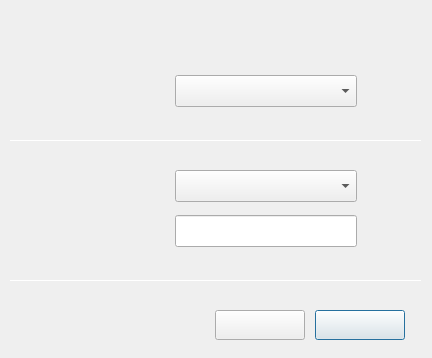
<?xml version="1.0" encoding="UTF-8"?>
<ui version="4.0">
 <class>DlgHideWifi</class>
 <widget class="QDialog" name="DlgHideWifi">
  <property name="geometry">
   <rect>
    <x>0</x>
    <y>0</y>
    <width>432</width>
    <height>358</height>
   </rect>
  </property>
  <property name="windowTitle">
   <string>Connect to Hidden Wi-Fi Network</string>
  </property>
  <widget class="QLabel" name="lbConn">
   <property name="geometry">
    <rect>
     <x>76</x>
     <y>80</y>
     <width>90</width>
     <height>20</height>
    </rect>
   </property>
   <property name="font">
    <font>
     <pointsize>10</pointsize>
    </font>
   </property>
   <property name="layoutDirection">
    <enum>Qt::LeftToRight</enum>
   </property>
   <property name="text">
    <string/>
   </property>
  </widget>
  <widget class="QComboBox" name="cbxConn">
   <property name="geometry">
    <rect>
     <x>175</x>
     <y>75</y>
     <width>182</width>
     <height>32</height>
    </rect>
   </property>
   <property name="font">
    <font>
     <pointsize>10</pointsize>
    </font>
   </property>
   <property name="styleSheet">
    <string notr="true"/>
   </property>
  </widget>
  <widget class="QLabel" name="lbNetName">
   <property name="geometry">
    <rect>
     <x>76</x>
     <y>221</y>
     <width>90</width>
     <height>20</height>
    </rect>
   </property>
   <property name="font">
    <font>
     <pointsize>10</pointsize>
    </font>
   </property>
   <property name="text">
    <string/>
   </property>
  </widget>
  <widget class="QComboBox" name="cbxSecurity">
   <property name="geometry">
    <rect>
     <x>175</x>
     <y>170</y>
     <width>182</width>
     <height>32</height>
    </rect>
   </property>
   <property name="font">
    <font>
     <pointsize>10</pointsize>
    </font>
   </property>
   <property name="styleSheet">
    <string notr="true"/>
   </property>
  </widget>
  <widget class="QLabel" name="lbSecurity">
   <property name="geometry">
    <rect>
     <x>76</x>
     <y>176</y>
     <width>90</width>
     <height>20</height>
    </rect>
   </property>
   <property name="font">
    <font>
     <pointsize>10</pointsize>
    </font>
   </property>
   <property name="text">
    <string/>
   </property>
  </widget>
  <widget class="QLineEdit" name="leNetName">
   <property name="geometry">
    <rect>
     <x>175</x>
     <y>215</y>
     <width>182</width>
     <height>32</height>
    </rect>
   </property>
   <property name="font">
    <font>
     <pointsize>10</pointsize>
    </font>
   </property>
  </widget>
  <widget class="QPushButton" name="btnConnect">
   <property name="geometry">
    <rect>
     <x>315</x>
     <y>310</y>
     <width>90</width>
     <height>30</height>
    </rect>
   </property>
   <property name="font">
    <font>
     <pointsize>10</pointsize>
    </font>
   </property>
   <property name="text">
    <string/>
   </property>
  </widget>
  <widget class="QPushButton" name="btnCancel">
   <property name="geometry">
    <rect>
     <x>215</x>
     <y>310</y>
     <width>90</width>
     <height>30</height>
    </rect>
   </property>
   <property name="font">
    <font>
     <pointsize>10</pointsize>
    </font>
   </property>
   <property name="text">
    <string/>
   </property>
  </widget>
  <widget class="QLabel" name="lbLeftupTitle">
   <property name="geometry">
    <rect>
     <x>30</x>
     <y>30</y>
     <width>240</width>
     <height>22</height>
    </rect>
   </property>
   <property name="font">
    <font>
     <pointsize>9</pointsize>
    </font>
   </property>
   <property name="text">
    <string/>
   </property>
  </widget>
  <widget class="QLabel" name="lbBoder">
   <property name="geometry">
    <rect>
     <x>0</x>
     <y>0</y>
     <width>432</width>
     <height>358</height>
    </rect>
   </property>
   <property name="text">
    <string/>
   </property>
  </widget>
  <widget class="Line" name="lineUp">
   <property name="geometry">
    <rect>
     <x>10</x>
     <y>140</y>
     <width>412</width>
     <height>1</height>
    </rect>
   </property>
   <property name="styleSheet">
    <string notr="true"/>
   </property>
   <property name="orientation">
    <enum>Qt::Horizontal</enum>
   </property>
  </widget>
  <widget class="Line" name="lineDown">
   <property name="geometry">
    <rect>
     <x>10</x>
     <y>280</y>
     <width>412</width>
     <height>1</height>
    </rect>
   </property>
   <property name="styleSheet">
    <string notr="true"/>
   </property>
   <property name="orientation">
    <enum>Qt::Horizontal</enum>
   </property>
  </widget>
  <zorder>lbBoder</zorder>
  <zorder>lbConn</zorder>
  <zorder>cbxConn</zorder>
  <zorder>lbNetName</zorder>
  <zorder>cbxSecurity</zorder>
  <zorder>lbSecurity</zorder>
  <zorder>leNetName</zorder>
  <zorder>btnConnect</zorder>
  <zorder>btnCancel</zorder>
  <zorder>lbLeftupTitle</zorder>
  <zorder>lineUp</zorder>
  <zorder>lineDown</zorder>
 </widget>
 <resources/>
 <connections/>
</ui>
